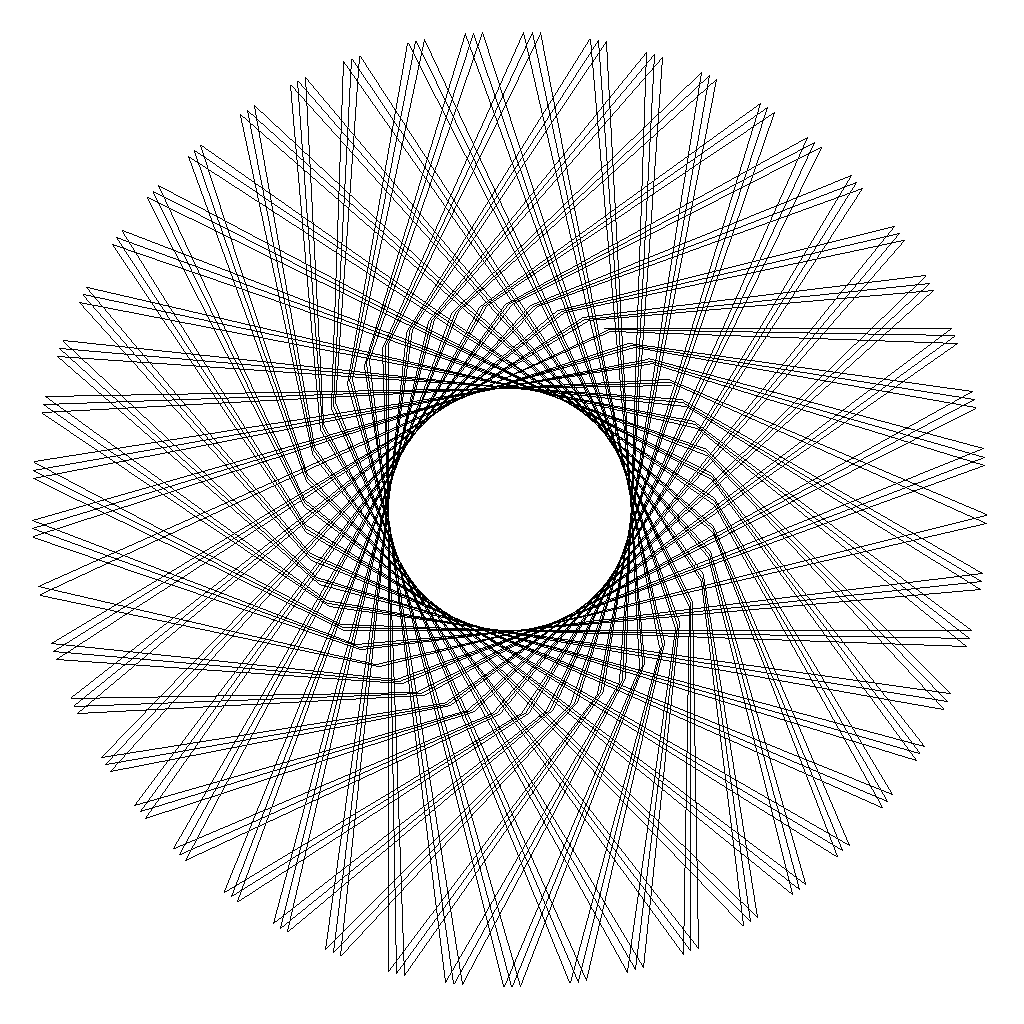
Frame 1 (no input)
Frame 60 (the mouse pressed at the canvas centre just before this capture): identical to frame 1, image omitted
Frame 120 (the mouse held since frame 60 and released just before this capture): identical to frame 1, image omitted

The Processing sketch that drew this single still picture (run headless with seeded random() and noise(); from frame 60 on, the mouse is pressed at the canvas centre):

// Processing sketch: lecture_241113b_turtle
// ── lecture_241113b_turtle.pde
Turtle yertle;
//Turtle[] turts;

void setup(){
  size(1024, 1024);
  background(255);
  noSmooth();
  //turts = new Turtle[1];
  
  yertle = new Turtle(width * 0.50, height * 0.25);
  
}

void draw(){
  // fixed, deterministic
  background(255);
  yertle.teleport(width * 0.59, height * 0.32);
  yertle.heading.set(1, 0);
  for(int i = 0; i < 145; i++){
    yertle.forward(347);
    yertle.turn(143);
    yertle.forward(627);
    yertle.turn(26);
  }
  
  // stochastic, iterative
  //yertle.forward(10);
  //yertle.turn(int(random(0, 5)));
  
  
}

// ── turtle.pde
class Turtle{
  // PROPERTIES
  PVector pos;
  PVector heading;
  
  // CONSTRUCTORS
  Turtle(float x, float y){
    pos = new PVector(x, y);
    heading = new PVector(1, 0);
  }
  
  // METHODS
  
  // turn turns us an amount in degrees
  void turn(int turnAmt){
    heading.rotate(radians(turnAmt));
  }
  
  void forward(float amount){
    PVector oldPos = pos.copy();
    pos.add(PVector.mult(heading, amount));
    line(oldPos.x, oldPos.y, pos.x, pos.y);
  }
  
  // teleport moves us to a specific place
  void teleport(float x, float y){
    pos.set(x, y);
  }
  
  // overload: randomly teleport if no arguments specified
  void teleport(){
    pos.set(random(width), random(height));
  }
}
